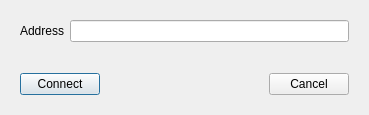
<?xml version="1.0" encoding="UTF-8"?>
<ui version="4.0">
 <class>NetworkAddressDialog</class>
 <widget class="QDialog" name="NetworkAddressDialog">
  <property name="geometry">
   <rect>
    <x>0</x>
    <y>0</y>
    <width>369</width>
    <height>115</height>
   </rect>
  </property>
  <property name="windowTitle">
   <string>connect to server...</string>
  </property>
  <layout class="QVBoxLayout" name="verticalLayout">
   <item>
    <widget class="QWidget" name="widget_2" native="true">
     <layout class="QHBoxLayout" name="horizontalLayout_2">
      <item>
       <widget class="QLabel" name="label">
        <property name="text">
         <string>Address</string>
        </property>
       </widget>
      </item>
      <item>
       <widget class="QLineEdit" name="edit_address"/>
      </item>
     </layout>
    </widget>
   </item>
   <item>
    <spacer name="verticalSpacer">
     <property name="orientation">
      <enum>Qt::Vertical</enum>
     </property>
     <property name="sizeHint" stdset="0">
      <size>
       <width>20</width>
       <height>40</height>
      </size>
     </property>
    </spacer>
   </item>
   <item>
    <widget class="QWidget" name="widget" native="true">
     <property name="sizePolicy">
      <sizepolicy hsizetype="Preferred" vsizetype="Maximum">
       <horstretch>0</horstretch>
       <verstretch>0</verstretch>
      </sizepolicy>
     </property>
     <layout class="QHBoxLayout" name="horizontalLayout">
      <item>
       <widget class="QPushButton" name="button_okay">
        <property name="text">
         <string>Connect</string>
        </property>
       </widget>
      </item>
      <item>
       <spacer name="horizontalSpacer">
        <property name="orientation">
         <enum>Qt::Horizontal</enum>
        </property>
        <property name="sizeHint" stdset="0">
         <size>
          <width>168</width>
          <height>20</height>
         </size>
        </property>
       </spacer>
      </item>
      <item>
       <widget class="QPushButton" name="button_cancel">
        <property name="text">
         <string>Cancel</string>
        </property>
       </widget>
      </item>
     </layout>
    </widget>
   </item>
  </layout>
 </widget>
 <resources/>
 <connections/>
</ui>
